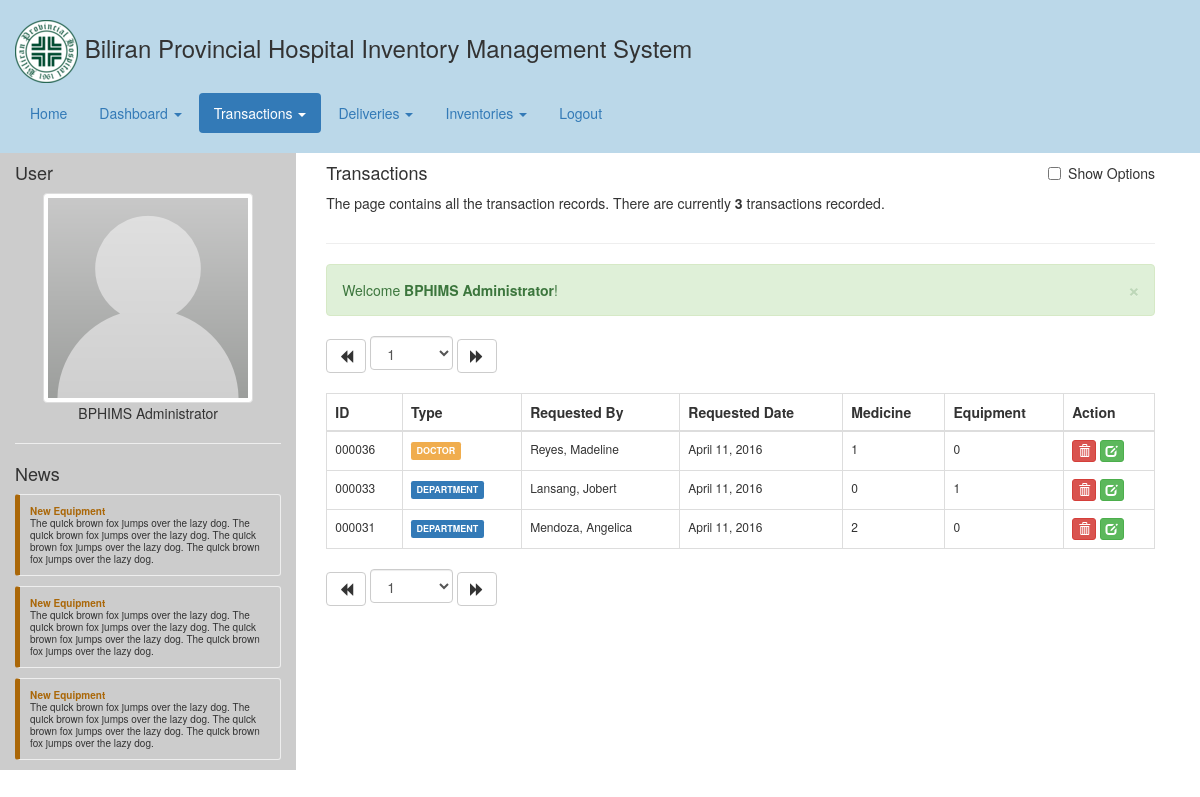
The app's page /transactions.php (signed in) with its own data.
### tables this page shows
CREATE TABLE IF NOT EXISTS `transaction` (
  `transaction_id` int(10) unsigned NOT NULL AUTO_INCREMENT,
  `type` int(11) NOT NULL,
  `requested_by` int(11) NOT NULL,
  `department_id` int(11) NOT NULL,
  `department_head_id` int(11) NOT NULL,
  `doctor_id` int(11) NOT NULL,
  `patient_id` int(11) NOT NULL,
  `requested_date` timestamp NOT NULL DEFAULT CURRENT_TIMESTAMP ON UPDATE CURRENT_TIMESTAMP,
  `remarks` text NOT NULL,
  `image` varchar(255) NOT NULL,
  `is_deleted` tinyint(1) NOT NULL DEFAULT '0',
  PRIMARY KEY (`transaction_id`)
);

CREATE TABLE IF NOT EXISTS `employee` (
  `employee_id` int(10) unsigned NOT NULL AUTO_INCREMENT,
  `position_id` int(11) NOT NULL,
  `first_name` varchar(255) NOT NULL,
  `last_name` varchar(255) NOT NULL,
  PRIMARY KEY (`employee_id`)
);

### php/bphims_api.php (called while the page is built, shortened)
<?php
class BPHIMS {
	public static function getAllTransactions($limit, $offset) {
		$db = Helper::openDB();
		$sql = "
			SELECT DISTINCT
				t.transaction_id, t.type, t.requested_by, t.requested_date, t.remarks,
				e.first_name, e.last_name
			FROM
				`transaction` t
			LEFT JOIN `employee` e ON e.employee_id=t.requested_by
			ORDER BY
				t.requested_date DESC
			LIMIT ".$limit." OFFSET ".$offset."
			";
		$query = mysql_query($sql,$db);
		$result = Helper::getListFromResultQuery($query);
		return $result;
	}
	public static function getAllTransactionsCount() {
		$db = Helper::openDB();
		$sql = "
			SELECT
				COUNT(*) as total
			FROM
				`transaction` t
			";
		$query = mysql_query($sql,$db);
		$result = Helper::getRowFromResultQuery($query);
		return $result['total'];
	}
	public static function getAllTransactionItems($id, $type) {
		$db = Helper::openDB();
		$sql = "
			SELECT
				ti.*
			FROM
				`transaction_item` ti
			WHERE
				ti.transaction_id = ".$id." AND
				ti.	delivery_item_type = ".$type."
			";
		$query = mysql_query($sql,$db);
		$result = Helper::getListFromResultQuery($query);
		return $result;
	}
}
?>

### transactions.php (the view, shortened to what this page needs)
<?php
	include("header.php");
	$page = (isset($_GET['page']))?$_GET['page']:1;
	$offset = BPHIMS_TABLE_LIMIT*($page-1);
	$transactionList = BPHIMS::getAllTransactions(BPHIMS_TABLE_LIMIT,$offset);
	$totalRecords = BPHIMS::getAllTransactionsCount();
	$totalPages = ceil($totalRecords/BPHIMS_TABLE_LIMIT);
	$previousPage = ($page!=1)?"transactions.php?page=".($page-1):"";
	$nextPage = ($page!=$totalPages)?"transactions.php?page=".($page+1):"";
?>
<div class="common-body">
	<div class="col-md-12">
		<div class="pull-left">
			<h4>Transactions</h4>
			<p>The page contains all the transaction records. There are currently <b><?php echo $totalRecords; ?></b> transactions recorded.</p>
		</div>
		<div class="checkbox pull-right">
			<label><input type="checkbox" id="additional-option" value="additional-option"> Show Options</label>
		</div>
		<div class="clearfix"></div>
		<hr/>
		<div class="common-pagination">
			<a class="btn btn-default" href="<?php echo $previousPage; ?>" role="button"><i class="glyphicon glyphicon-backward"></i></a>
			<select class="form-control pagination-selector">
				<?php
					for($i=1; $i<=$totalPages; $i++) {
						$currentPage = ($i==$page)?'selected="selected"':'';
						echo '<option value="'.$i.'" '.$currentPage.'>'.$i.'</option>';
					}
				?>
			</select>
			<a class="btn btn-default" href="<?php echo $nextPage; ?>" role="button"><i class="glyphicon glyphicon-forward"></i></a>
		</div>
		<table class="table-common table table-bordered">
			<thead>
				<th class="td1">ID</th>
				<th class="td2">Type</th>
				<th class="td3">Requested By</th>
				<th class="td4">Requested Date</th>
				<th class="td5">Medicine</th>
				<th class="td6">Equipment</th>
				<th>Action</th>
			</thead>
			<tbody>
				<?php
					foreach($transactionList as $transaction) {
						$dataDeleteName = '#'.Helper::formatID($transaction['transaction_id']);
						$transactionLabel = "";
						if($transaction['type'] == BPHIMS_TRANSACTION_DOCTOR) {
							$transactionLabel = '<span class="label label-warning">DOCTOR</span>';
						} else {
							$transactionLabel = '<span class="label label-primary">DEPARTMENT</span>';
						}
						echo '
							<tr">
								<td class="td1">'.Helper::formatID($transaction['transaction_id']).'</td>
								<td class="td2">'.$transactionLabel.'</td>
								<td class="td3">'.$transaction['last_name'].', '.$transaction['first_name'].'</td>
								<td class="td4">'.Helper::formatDate($transaction['requested_date']).'</td>
								<td class="td5">'.count(BPHIMS::getAllTransactionItems($transaction['transaction_id'], BPHIMS_ITEM_SUPPLY)).'</td>
								<td class="td6">'.count(BPHIMS::getAllTransactionItems($transaction['transaction_id'], BPHIMS_ITEM_EQUIPMENT)).'</td>
								<td>
									<button type="button" class="btn btn-xs btn-danger" data-toggle="modal" data-target="#modal-delete" data-delete-name="'.$dataDeleteName.'" data-delete-id="'.$transaction['transaction_id'].'"><i class="glyphicon glyphicon-trash"></i></button>
									<a class="btn btn-xs btn-success" href="transactions_view.php?transaction_id='.$transaction['transaction_id'].'" data-toggle="tooltip" data-placement="top" title="View"><i class="glyphicon glyphicon-edit"></i></a>
								</td>
							</tr>
						';
					}
				?>
			</tbody>
		</table>
		<div class="common-pagination">
			<a class="btn btn-default" href="<?php echo $previousPage; ?>" role="button"><i class="glyphicon glyphicon-backward"></i></a>
			<select class="form-control pagination-selector">
				<?php
					for($i=1; $i<=$totalPages; $i++) {
						$currentPage = ($i==$page)?'selected="selected"':'';
						echo '<option value="'.$i.'" '.$currentPage.'>'.$i.'</option>';
					}
				?>
			</select>
			<a class="btn btn-default" href="<?php echo $nextPage; ?>" role="button"><i class="glyphicon glyphicon-forward"></i></a>
		</div>
	</div>
</div>
<?php
	include("footer.php");
?>

### records on screen
transaction: transaction_id "000036", type "DOCTOR", employee.last_name "Reyes", employee.first_name "Madeline", requested_date "April 11, 2016", transaction_id "1", transaction_id "0"
transaction: transaction_id "000033", type "DEPARTMENT", employee.last_name "Lansang", employee.first_name "Jobert", requested_date "April 11, 2016", transaction_id "0", transaction_id "1"
transaction: transaction_id "000031", type "DEPARTMENT", employee.last_name "Mendoza", employee.first_name "Angelica", requested_date "April 11, 2016", transaction_id "2", transaction_id "0"

### other values on screen
BPHIMS_APPLICATION_NAME "Biliran Provincial Hospital Inventory Management System"
$_SESSION['first_name'] "BPHIMS"
$_SESSION['last_name'] "Administrator"
$totalRecords "3"
$message['body'] "Welcome BPHIMS Administrator !"
form field value "1"
